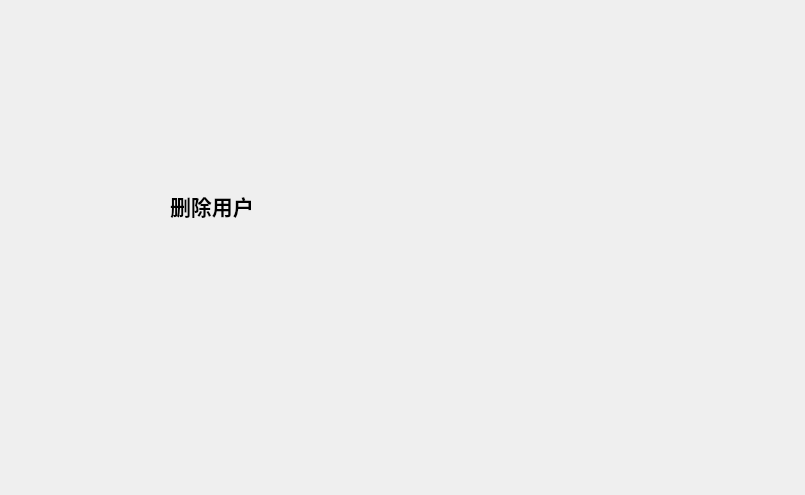
<?xml version="1.0" encoding="UTF-8"?>
<ui version="4.0">
 <class>deleteUserInfoDialog</class>
 <widget class="QDialog" name="deleteUserInfoDialog">
  <property name="geometry">
   <rect>
    <x>0</x>
    <y>0</y>
    <width>805</width>
    <height>495</height>
   </rect>
  </property>
  <property name="windowTitle">
   <string>Dialog</string>
  </property>
  <widget class="QLabel" name="label">
   <property name="geometry">
    <rect>
     <x>170</x>
     <y>150</y>
     <width>371</width>
     <height>111</height>
    </rect>
   </property>
   <property name="font">
    <font>
     <family>Arial Black</family>
     <pointsize>16</pointsize>
     <weight>75</weight>
     <bold>true</bold>
    </font>
   </property>
   <property name="text">
    <string>删除用户</string>
   </property>
  </widget>
 </widget>
 <resources/>
 <connections/>
</ui>
